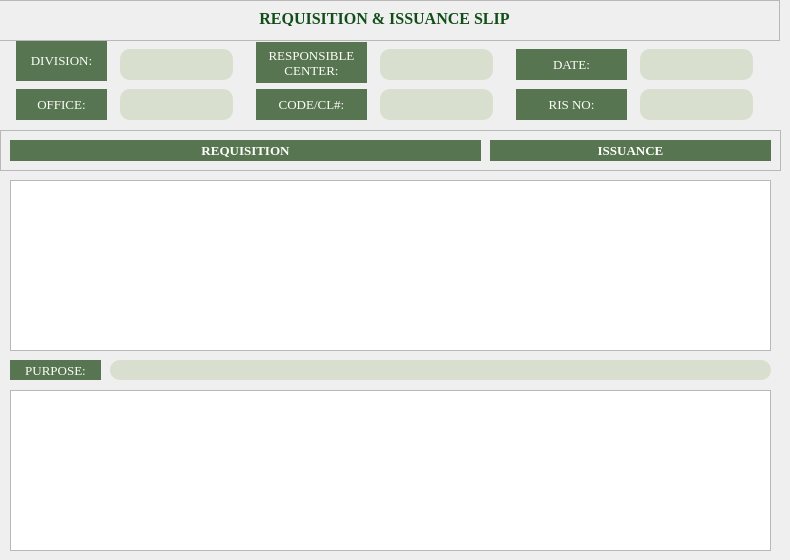
    <widget class="QWidget" name="page4">
     <widget class="QTableView" name="tableView">
      <property name="geometry">
       <rect>
        <x>10</x>
        <y>180</y>
        <width>761</width>
        <height>171</height>
       </rect>
      </property>
     </widget>
     <widget class="QLabel" name="label">
      <property name="geometry">
       <rect>
        <x>16</x>
        <y>40</y>
        <width>91</width>
        <height>41</height>
       </rect>
      </property>
      <property name="font">
       <font>
        <family>Georgia</family>
        <pointsize>10</pointsize>
       </font>
      </property>
      <property name="styleSheet">
       <string notr="true">color: rgb(254, 255, 250);
background-color: rgb(87, 117, 80);
</string>
      </property>
      <property name="text">
       <string>DIVISION:</string>
      </property>
      <property name="alignment">
       <set>Qt::AlignCenter</set>
      </property>
     </widget>
     <widget class="QLabel" name="label_7">
      <property name="geometry">
       <rect>
        <x>16</x>
        <y>89</y>
        <width>91</width>
        <height>31</height>
       </rect>
      </property>
      <property name="font">
       <font>
        <family>Georgia</family>
        <pointsize>10</pointsize>
       </font>
      </property>
      <property name="styleSheet">
       <string notr="true">color: rgb(254, 255, 250);
background-color: rgb(87, 117, 80);
</string>
      </property>
      <property name="text">
       <string>OFFICE:</string>
      </property>
      <property name="alignment">
       <set>Qt::AlignCenter</set>
      </property>
     </widget>
     <widget class="QLabel" name="label_8">
      <property name="geometry">
       <rect>
        <x>256</x>
        <y>42</y>
        <width>111</width>
        <height>41</height>
       </rect>
      </property>
      <property name="font">
       <font>
        <family>Georgia</family>
        <pointsize>10</pointsize>
       </font>
      </property>
      <property name="styleSheet">
       <string notr="true">color: rgb(254, 255, 250);
background-color: rgb(87, 117, 80);
</string>
      </property>
      <property name="text">
       <string>RESPONSIBLE CENTER:</string>
      </property>
      <property name="alignment">
       <set>Qt::AlignCenter</set>
      </property>
      <property name="wordWrap">
       <bool>true</bool>
      </property>
     </widget>
     <widget class="QLabel" name="label_14">
      <property name="geometry">
       <rect>
        <x>256</x>
        <y>89</y>
        <width>111</width>
        <height>31</height>
       </rect>
      </property>
      <property name="font">
       <font>
        <family>Georgia</family>
        <pointsize>10</pointsize>
       </font>
      </property>
      <property name="styleSheet">
       <string notr="true">color: rgb(254, 255, 250);
background-color: rgb(87, 117, 80);
</string>
      </property>
      <property name="text">
       <string>CODE/CL#:</string>
      </property>
      <property name="alignment">
       <set>Qt::AlignCenter</set>
      </property>
     </widget>
     <widget class="QLabel" name="label_17">
      <property name="geometry">
       <rect>
        <x>516</x>
        <y>49</y>
        <width>111</width>
        <height>31</height>
       </rect>
      </property>
      <property name="font">
       <font>
        <family>Georgia</family>
        <pointsize>10</pointsize>
       </font>
      </property>
      <property name="styleSheet">
       <string notr="true">color: rgb(254, 255, 250);
background-color: rgb(87, 117, 80);
</string>
      </property>
      <property name="text">
       <string>DATE:</string>
      </property>
      <property name="alignment">
       <set>Qt::AlignCenter</set>
      </property>
     </widget>
     <widget class="QLabel" name="label_23">
      <property name="geometry">
       <rect>
        <x>516</x>
        <y>89</y>
        <width>111</width>
        <height>31</height>
       </rect>
      </property>
      <property name="font">
       <font>
        <family>Georgia</family>
        <pointsize>10</pointsize>
       </font>
      </property>
      <property name="styleSheet">
       <string notr="true">color: rgb(254, 255, 250);
background-color: rgb(87, 117, 80);
</string>
      </property>
      <property name="text">
       <string>RIS NO:</string>
      </property>
      <property name="alignment">
       <set>Qt::AlignCenter</set>
      </property>
     </widget>
     <widget class="QLineEdit" name="lineEdit">
      <property name="geometry">
       <rect>
        <x>120</x>
        <y>49</y>
        <width>113</width>
        <height>31</height>
       </rect>
      </property>
      <property name="styleSheet">
       <string notr="true">background-color: rgb(217, 223, 206);
border-radius: 10px</string>
      </property>
     </widget>
     <widget class="QLineEdit" name="lineEdit_2">
      <property name="geometry">
       <rect>
        <x>120</x>
        <y>89</y>
        <width>113</width>
        <height>31</height>
       </rect>
      </property>
      <property name="styleSheet">
       <string notr="true">background-color: rgb(217, 223, 206);
border-radius: 10px</string>
      </property>
     </widget>
     <widget class="QLineEdit" name="lineEdit_3">
      <property name="geometry">
       <rect>
        <x>380</x>
        <y>89</y>
        <width>113</width>
        <height>31</height>
       </rect>
      </property>
      <property name="styleSheet">
       <string notr="true">background-color: rgb(217, 223, 206);
border-radius: 10px</string>
      </property>
     </widget>
     <widget class="QLineEdit" name="lineEdit_4">
      <property name="geometry">
       <rect>
        <x>380</x>
        <y>49</y>
        <width>113</width>
        <height>31</height>
       </rect>
      </property>
      <property name="styleSheet">
       <string notr="true">background-color: rgb(217, 223, 206);
border-radius: 10px</string>
      </property>
     </widget>
     <widget class="QLineEdit" name="lineEdit_5">
      <property name="geometry">
       <rect>
        <x>640</x>
        <y>89</y>
        <width>113</width>
        <height>31</height>
       </rect>
      </property>
      <property name="styleSheet">
       <string notr="true">background-color: rgb(217, 223, 206);
border-radius: 10px</string>
      </property>
     </widget>
     <widget class="QLineEdit" name="lineEdit_6">
      <property name="geometry">
       <rect>
        <x>640</x>
        <y>49</y>
        <width>113</width>
        <height>31</height>
       </rect>
      </property>
      <property name="styleSheet">
       <string notr="true">background-color: rgb(217, 223, 206);
border-radius: 10px</string>
      </property>
     </widget>
     <widget class="QFrame" name="frame">
      <property name="geometry">
       <rect>
        <x>-1</x>
        <y>0</y>
        <width>781</width>
        <height>41</height>
       </rect>
      </property>
      <property name="frameShape">
       <enum>QFrame::StyledPanel</enum>
      </property>
      <property name="frameShadow">
       <enum>QFrame::Raised</enum>
      </property>
      <widget class="QLabel" name="label_24">
       <property name="geometry">
        <rect>
         <x>220</x>
         <y>10</y>
         <width>331</width>
         <height>16</height>
        </rect>
       </property>
       <property name="font">
        <font>
         <family>Georgia</family>
         <pointsize>12</pointsize>
         <weight>75</weight>
         <bold>true</bold>
        </font>
       </property>
       <property name="styleSheet">
        <string notr="true">color: rgb(19, 78, 26);</string>
       </property>
       <property name="text">
        <string>REQUISITION &amp; ISSUANCE SLIP</string>
       </property>
       <property name="alignment">
        <set>Qt::AlignCenter</set>
       </property>
      </widget>
     </widget>
     <widget class="QFrame" name="frame_2">
      <property name="geometry">
       <rect>
        <x>0</x>
        <y>130</y>
        <width>781</width>
        <height>41</height>
       </rect>
      </property>
      <property name="frameShape">
       <enum>QFrame::StyledPanel</enum>
      </property>
      <property name="frameShadow">
       <enum>QFrame::Raised</enum>
      </property>
      <widget class="QLabel" name="label_27">
       <property name="geometry">
        <rect>
         <x>10</x>
         <y>10</y>
         <width>471</width>
         <height>21</height>
        </rect>
       </property>
       <property name="font">
        <font>
         <family>Georgia</family>
         <pointsize>10</pointsize>
         <weight>75</weight>
         <bold>true</bold>
        </font>
       </property>
       <property name="styleSheet">
        <string notr="true">color: rgb(254, 255, 250);
background-color: rgb(87, 117, 80);</string>
       </property>
       <property name="text">
        <string>REQUISITION</string>
       </property>
       <property name="alignment">
        <set>Qt::AlignCenter</set>
       </property>
      </widget>
      <widget class="QLabel" name="label_45">
       <property name="geometry">
        <rect>
         <x>490</x>
         <y>10</y>
         <width>281</width>
         <height>21</height>
        </rect>
       </property>
       <property name="font">
        <font>
         <family>Georgia</family>
         <pointsize>10</pointsize>
         <weight>75</weight>
         <bold>true</bold>
        </font>
       </property>
       <property name="styleSheet">
        <string notr="true">color: rgb(254, 255, 250);
background-color: rgb(87, 117, 80);</string>
       </property>
       <property name="text">
        <string>ISSUANCE</string>
       </property>
       <property name="alignment">
        <set>Qt::AlignCenter</set>
       </property>
      </widget>
     </widget>
     <widget class="QLabel" name="label_46">
      <property name="geometry">
       <rect>
        <x>10</x>
        <y>360</y>
        <width>91</width>
        <height>20</height>
       </rect>
      </property>
      <property name="font">
       <font>
        <family>Georgia</family>
        <pointsize>10</pointsize>
       </font>
      </property>
      <property name="styleSheet">
       <string notr="true">color: rgb(254, 255, 250);
background-color: rgb(87, 117, 80);
</string>
      </property>
      <property name="text">
       <string>PURPOSE:</string>
      </property>
      <property name="alignment">
       <set>Qt::AlignCenter</set>
      </property>
     </widget>
     <widget class="QLineEdit" name="lineEdit_7">
      <property name="geometry">
       <rect>
        <x>110</x>
        <y>360</y>
        <width>661</width>
        <height>20</height>
       </rect>
      </property>
      <property name="styleSheet">
       <string notr="true">background-color: rgb(217, 223, 206);
border-radius: 10px</string>
      </property>
     </widget>
     <widget class="QTableView" name="tableView_2">
      <property name="geometry">
       <rect>
        <x>10</x>
        <y>390</y>
        <width>761</width>
        <height>161</height>
       </rect>
      </property>
     </widget>
    </widget>
